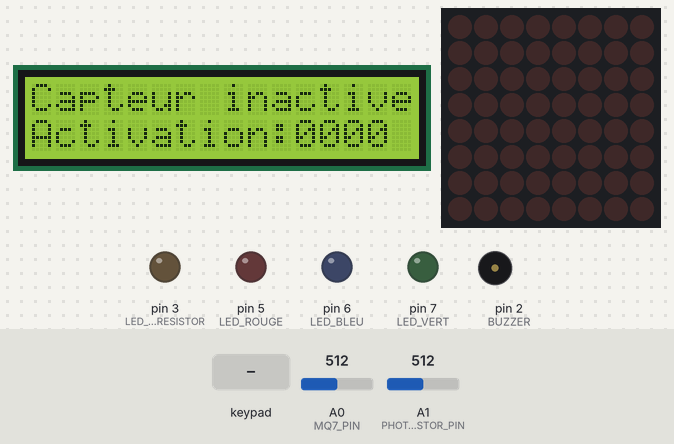
A sketch run on a simulated Arduino Uno, built with avr-gcc and run on an emulated ATmega328P. Shown: 16×2 character LCD, 8×8 LED matrix, output pins drawn as LEDs (lit = HIGH), buzzer (waves = sounding, pin HIGH). Inputs (shaded band) come from the test bench; at power-on: A1 (PHOTORESISTOR_PIN) = 512, A0 (MQ7_PIN) = 512. What the sketch prints to the serial monitor is not drawn.

Above: at 1.3 s.
1.4 s: A1 (PHOTORESISTOR_PIN) set to 340
2.9 s: A1 (PHOTORESISTOR_PIN) set to 311
At 4.4 s:
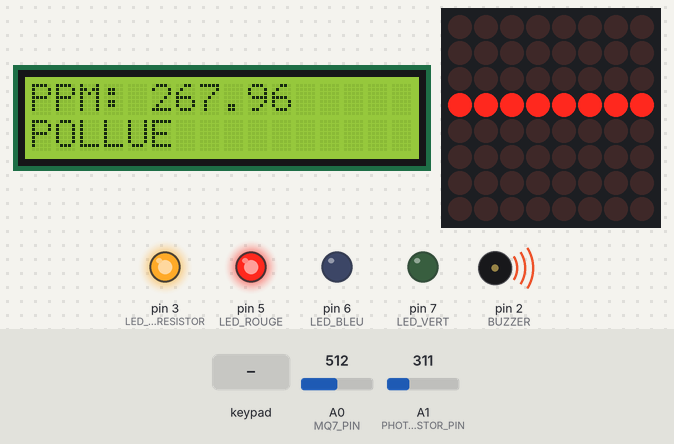
5.9 s: keypad keys 1 2 3 4 # pressed 0.4 s apart
At 9.1 s:
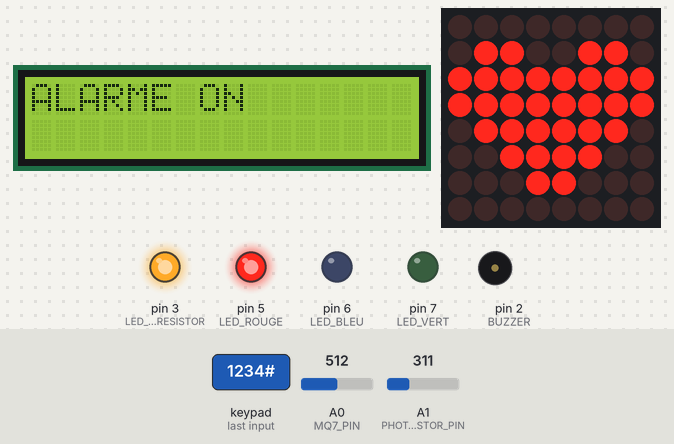
9.4 s: key 'A' pressed
At 11.7 s:
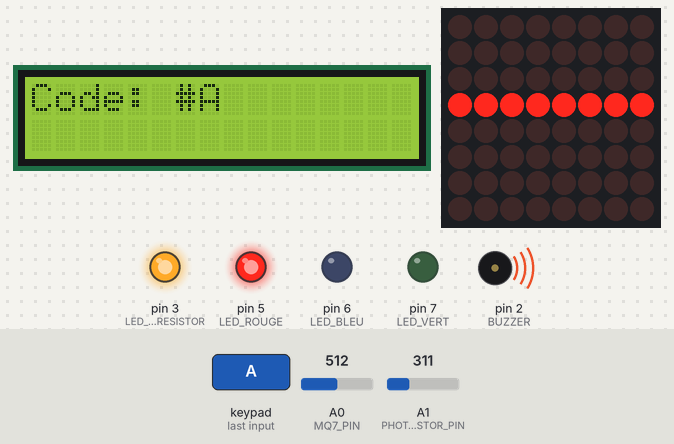
12.4 s: A0 (MQ7_PIN) set to 122
At 15.2 s:
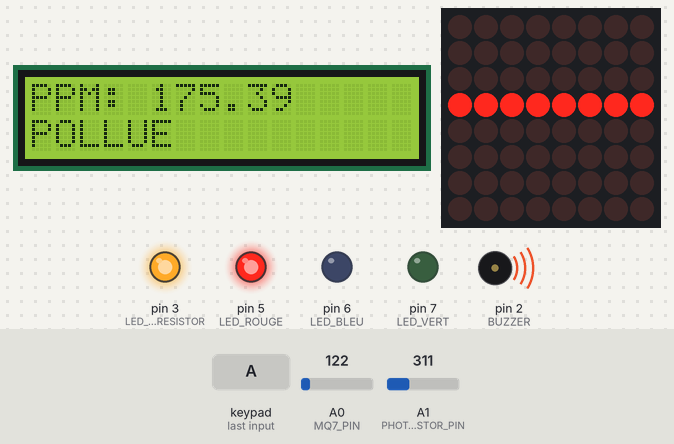
15.4 s: A0 (MQ7_PIN) set to 136
At 17.7 s:
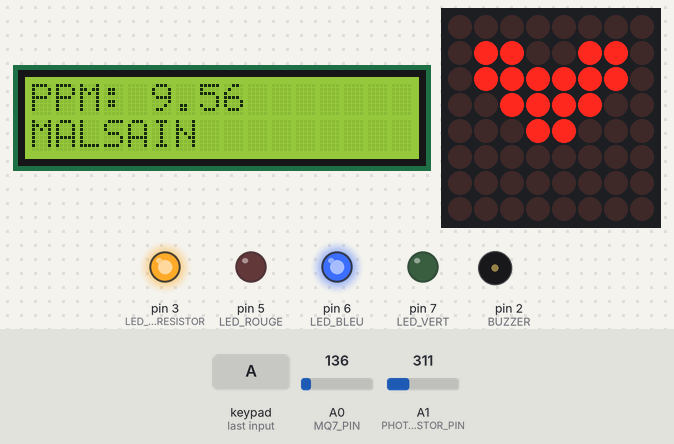
Timing chart, 0 to 19.1 s (numbered marks = the images above; inputs shaded):
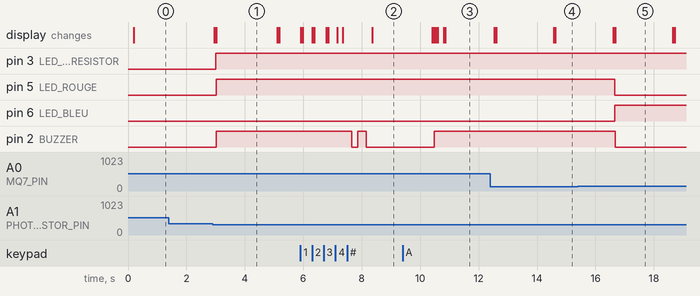

Measured:
- the behaviour switches between 327 and 326 on A1 (PHOTORESISTOR_PIN) (found by bisection; images 0 and 1)
- the behaviour switches between 126 and 127 on A0 (MQ7_PIN) (found by bisection; images 4 and 5)
- after the input at 1.4 s, every drawn part: stays the same
- after the input at 2.9 s, pin 3 (LED_PHOTORESISTOR): LOW → HIGH after 0.11 s; pin 5 (LED_ROUGE): LOW → HIGH after 0.12 s; pin 2 (BUZZER): LOW → HIGH after 0.13 s; the display: first changes after 0.06 s (image 1 shows a later state)
- after the input at 5.9 s, pin 2 (BUZZER): HIGH → LOW after 1.8 s, → HIGH 0.20 s later, → LOW 0.30 s later; the display: first differs from a run without the input after 0.08 s (image 2 shows a later state)
- after the input at 9.4 s, the display: first differs from a run without the input after 1.5 s (image 3)
- after the input at 15.4 s, pin 6 (LED_BLEU): LOW → HIGH after 1.3 s; pin 7 (LED_VERT): stays LOW (without the input it goes to HIGH after 1.3 s)
- what the display in image 1 shows lasts 2.1 s, from 3.0 s to 5.1 s

The sketch:

code_finale.ino
```cpp
#include <Wire.h>
#include <LiquidCrystal_I2C.h>
#include <LedControl.h>
#include <Keypad.h>

// LCD 16x2 (I2C)
// CRITICAL: Adjust contrast potentiometer on I2C backpack to make "Capteur inactif" visible
LiquidCrystal_I2C lcd(0x27, 16, 2);

// MAX7219 8x8 LED Matrix
#define DIN 51
#define CS 53
#define CLK 52
LedControl matrix = LedControl(DIN, CLK, CS, 1);

#define MQ7_PIN A0
#define PHOTORESISTOR_PIN A1
#define LED_PHOTORESISTOR 3

#define LED_VERT 7
#define LED_BLEU 6
#define LED_ROUGE 5
#define BUZZER 2

byte heart_big[8] = {
  0b00000000,
  0b01100110,
  0b11111111,
  0b11111111,
  0b01111110,
  0b00111100,
  0b00011000,
  0b00000000
};

byte heart_small[8] = {
  0b00000000,
  0b01100110,
  0b01111110,
  0b00111100,
  0b00011000,
  0b00000000,
  0b00000000,
  0b00000000
};

byte line[8] = {
  0b00000000,
  0b00000000,
  0b00000000,
  0b11111111,
  0b00000000,
  0b00000000,
  0b00000000,
  0b00000000
};

const byte LIGNES = 4, COLONNES = 4;
char touches[LIGNES][COLONNES] = {
  {'1', '2', '3', 'A'},
  {'4', '5', '6', 'B'},
  {'7', '8', '9', 'C'},
  {'*', '0', '#', 'D'}
};
byte brochesLignes[LIGNES] = {24, 26, 28, 30};
byte brochesColonnes[COLONNES] = {25, 27, 29, 31};
Keypad clavier = Keypad(makeKeymap(touches), brochesLignes, brochesColonnes, LIGNES, COLONNES);

String codeSaisi = "";
const String codeDesactivation = "2025";
const String codeReactivation = "1234";
const String codeForceActivation = "0000";
const String codeNormalMode = "9999";

bool buzzerLocked = false;
bool forceSensorActive = false;

const int seuilGaz1 = 9;
const int seuilGaz2 = 35;
float R0 = 40536;
const int sampleInterval = 100;
const int averagingInterval = 3000;
const int displayUpdateInterval = 2000;

unsigned long previousSampleMillis = 0;
unsigned long previousDisplayMillis = 0;
unsigned long averagingStartMillis = 0;

float ppmBuffer[30];
int ppmBufferIndex = 0;
float avgPPM = 0;
bool sensorActive = false;
bool firstMeasurementTaken = false;
float firstPPM = 0;

void setup() {
  Serial.begin(9600);
  Wire.begin(); // Explicitly initialize I2C
  lcd.init();
  lcd.backlight(); // Maximum backlight brightness
  lcd.clear();
  delay(100); // Stabilize LCD initialization
  // CRITICAL: Adjust contrast potentiometer to make text visible

  matrix.shutdown(0, false);
  matrix.setIntensity(0, 1);
  matrix.clearDisplay(0);

  pinMode(LED_VERT, OUTPUT);
  pinMode(LED_BLEU, OUTPUT);
  pinMode(LED_ROUGE, OUTPUT);
  pinMode(BUZZER, OUTPUT);
  pinMode(LED_PHOTORESISTOR, OUTPUT);
}

void loop() {
  unsigned long currentMillis = millis();

  // Lire la luminosité
  int sensorValue = analogRead(PHOTORESISTOR_PIN);
  float voltage = sensorValue * (5.0 / 1023.0);
  float Rp = (50000.0 / voltage) - 10000.0;
  float lux;
  if (voltage > 1.5) {
    lux = -0.0106 * Rp + 265.76;
  } else {
    lux = -0.00008 * Rp + 17.459;
  }
  if (lux < 0) lux = 0;

  Serial.print("Lux: ");
  Serial.println(lux);

  // Déterminer si le capteur est actif
  bool previousSensorActive = sensorActive;
  sensorActive = (lux < 40) || forceSensorActive;

  // Réinitialiser si capteur passe de actif à inactif
  if (!sensorActive && previousSensorActive) {
    avgPPM = 0;
    ppmBufferIndex = 0;
    averagingStartMillis = currentMillis;
    firstMeasurementTaken = false;
    firstPPM = 0;
  }

  // Lecture MQ-7 si capteur activé
  if (sensorActive && currentMillis - previousSampleMillis >= sampleInterval) {
    previousSampleMillis = currentMillis;

    float sensorValue = analogRead(MQ7_PIN);
    float sensor_volt = sensorValue / 1024.0 * 5.0;
    float RS_gas;
    if (sensor_volt > 0) {
      RS_gas = (5.0 - sensor_volt) / sensor_volt;
      } else {
      RS_gas = 0;
    }
    float ratio = RS_gas / R0;
    float x = 1538.46 * ratio;
    float ppm = pow(x, -1.709);

    if (ppm > 1000) {
      ppm = 1000;
    } else if (ppm < 0) {
      ppm = 0;
    }

    Serial.print("MQ7 sensorValue: ");
    Serial.print(sensorValue);
    Serial.print(" | sensor_volt: ");
    Serial.print(sensor_volt);
    Serial.print(" | RS_gas: ");
    Serial.print(RS_gas);
    Serial.print(" | ratio: ");
    Serial.print(ratio);
    Serial.print(" | ppm: ");
    Serial.println(ppm);

    // Si première mesure
    if (!firstMeasurementTaken) {
      firstPPM = ppm;
      firstMeasurementTaken = true;
      lcd.clear();
      delay(50); // Stabilize LCD
      digitalWrite(LED_PHOTORESISTOR, HIGH);
      lcd.setCursor(0, 0);
      lcd.print("PPM: ");
      lcd.print(firstPPM);
      updateDisplayBasedOnPPM(firstPPM);
      previousDisplayMillis = currentMillis;
    } else {
      // Ajouter au buffer pour moyenne
      if (ppmBufferIndex < 30) {
        ppmBuffer[ppmBufferIndex] = ppm;
        ppmBufferIndex++;
      }

      // Calculer moyenne si fenêtre de 3s terminée
      if (currentMillis - averagingStartMillis >= averagingInterval) {
        if (ppmBufferIndex > 0) {
          float sumPPM = 0;
          for (int i = 0; i < ppmBufferIndex; i++) {
            sumPPM += ppmBuffer[i];
          }
          avgPPM = sumPPM / ppmBufferIndex;
        } else {
          avgPPM = ppm;
        }

        ppmBufferIndex = 0;
        averagingStartMillis = currentMillis;

        Serial.print("avgPPM: ");
        Serial.println(avgPPM);
      }
    }
  }

  // Mise à jour affichage
  if (sensorActive && firstMeasurementTaken && currentMillis - previousDisplayMillis >= displayUpdateInterval) {
    previousDisplayMillis = currentMillis;

    lcd.clear();
    delay(50); // Stabilize LCD
    digitalWrite(LED_PHOTORESISTOR, HIGH);
    lcd.setCursor(0, 0);
    lcd.print("PPM: ");
    lcd.print(avgPPM);
    updateDisplayBasedOnPPM(avgPPM);
  } else if (!sensorActive) {
    digitalWrite(LED_PHOTORESISTOR, LOW); // Éteindre LED

      digitalWrite(LED_VERT, LOW);

      digitalWrite(LED_BLEU, LOW);

      digitalWrite(LED_ROUGE, LOW);

      digitalWrite(BUZZER, LOW);

      lcd.setCursor(0, 0);

      lcd.print("Capteur inactive");

      lcd.setCursor(0, 1);

      lcd.print("Activation:0000");
      matrix.clearDisplay(0);
    previousDisplayMillis = currentMillis;
  }

  // Vérification clavier
  lireClavier();
}

void updateDisplayBasedOnPPM(float ppm) {
  if (ppm < seuilGaz1) {
    digitalWrite(LED_VERT, HIGH);
    digitalWrite(LED_BLEU, LOW);
    digitalWrite(LED_ROUGE, LOW);
    lcd.setCursor(0, 1);
    lcd.print("PROPRE");
    digitalWrite(BUZZER, LOW);
    displayHeart(heart_big);
  } else if (ppm >= seuilGaz1 && ppm <= seuilGaz2) {
    digitalWrite(LED_VERT, LOW);
    digitalWrite(LED_BLEU, HIGH);
    digitalWrite(LED_ROUGE, LOW);
    lcd.setCursor(0, 1);
    lcd.print("MALSAIN");
    digitalWrite(BUZZER, LOW);
    displayHeart(heart_small);
  } else {
    digitalWrite(LED_VERT, LOW);
    digitalWrite(LED_BLEU, LOW);
    digitalWrite(LED_ROUGE, HIGH);
    lcd.setCursor(0, 1);
    lcd.print("POLLUE");
    if (!buzzerLocked) {
      digitalWrite(BUZZER, HIGH);
    }
    displayHeart(line);
  }
}

void lireClavier() {
  char touche = clavier.getKey();
  if (touche) {
    if (codeSaisi.length() < 4) {
      codeSaisi += touche;
    } else {
      codeSaisi = touche;
    }

    lcd.clear();
    delay(50); // Stabilize LCD
    lcd.setCursor(0, 0);
    lcd.print("Code: ");
    lcd.print(codeSaisi);

    if (codeSaisi == codeDesactivation) {
      buzzerLocked = true;
      digitalWrite(BUZZER, LOW);
      lcd.clear();
      delay(50); // Stabilize LCD
      lcd.setCursor(0, 0);
      lcd.print("ALARME OFF");
      for (int i = 0; i < 3; i++) {
        digitalWrite(BUZZER, HIGH);
        delay(100);
        digitalWrite(BUZZER, LOW);
        delay(100);
      }
      matrix.clearDisplay(0);
      delay(2000);
      codeSaisi = "";
    }

    if (codeSaisi == codeReactivation) {
      buzzerLocked = false;
      lcd.clear();
      delay(50); // Stabilize LCD
      lcd.setCursor(0, 0);
      lcd.print("ALARME ON");
      for (int i = 0; i < 2; i++) {
        digitalWrite(BUZZER, HIGH);
        delay(300);
        digitalWrite(BUZZER, LOW);
        delay(200);
      }
      displayHeart(heart_big);
      delay(2000);
      codeSaisi = "";
    }

    if (codeSaisi == codeForceActivation) {
      forceSensorActive = true;
      lcd.clear();
      delay(50); // Stabilize LCD
      lcd.setCursor(0, 0);
      lcd.print("CAPTEUR FORCE ON");
      digitalWrite(BUZZER, HIGH);
      delay(200);
      digitalWrite(BUZZER, LOW);
      delay(2000);
      codeSaisi = "";
    }

    if (codeSaisi == codeNormalMode) {
      forceSensorActive = false;
      lcd.clear();
      delay(50); // Stabilize LCD
      lcd.setCursor(0, 0);
      lcd.print("MODE NORMAL");
      digitalWrite(BUZZER, HIGH);
      delay(200);
      digitalWrite(BUZZER, LOW);
      delay(2000);
      codeSaisi = "";
    }
  }
}

void displayHeart(byte heart[]) {
  for (int i = 0; i < 8; i++) {
    matrix.setRow(0, i, heart[i]);
  }
}
```
